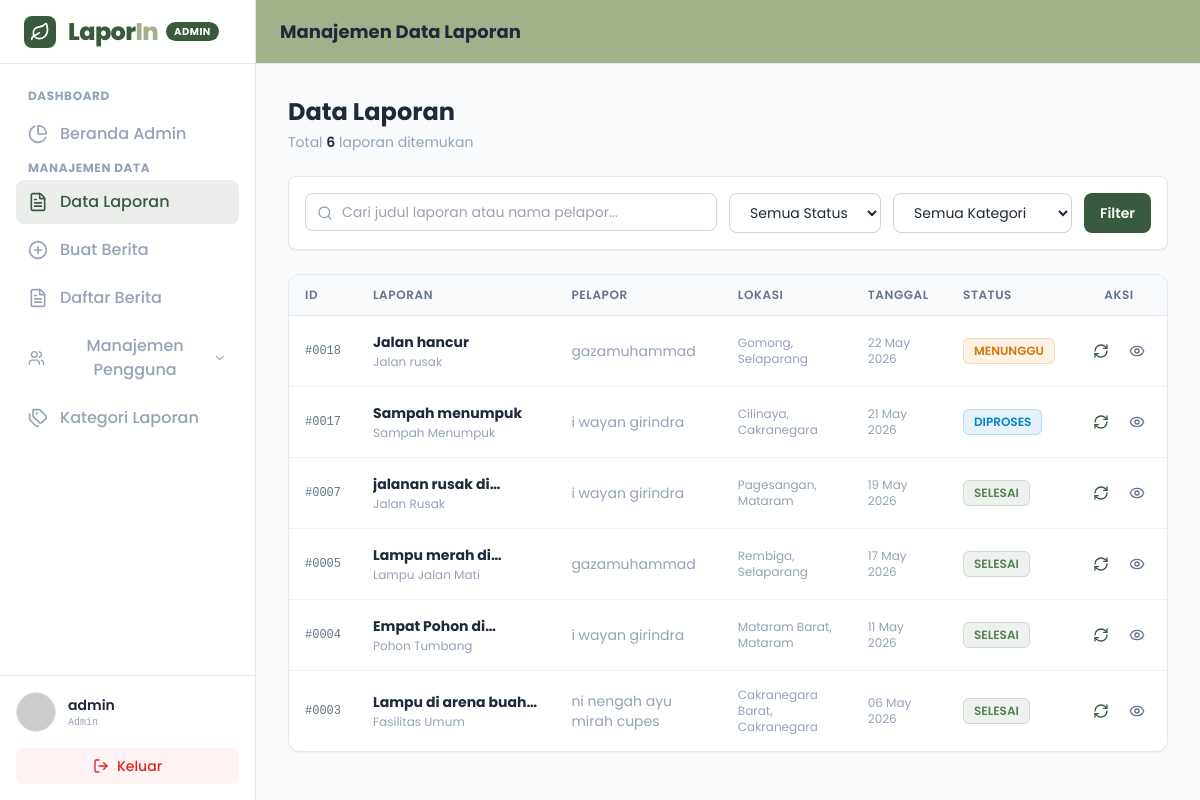
Page /admin/dataLaporan.php (signed in) on the earlier database version.
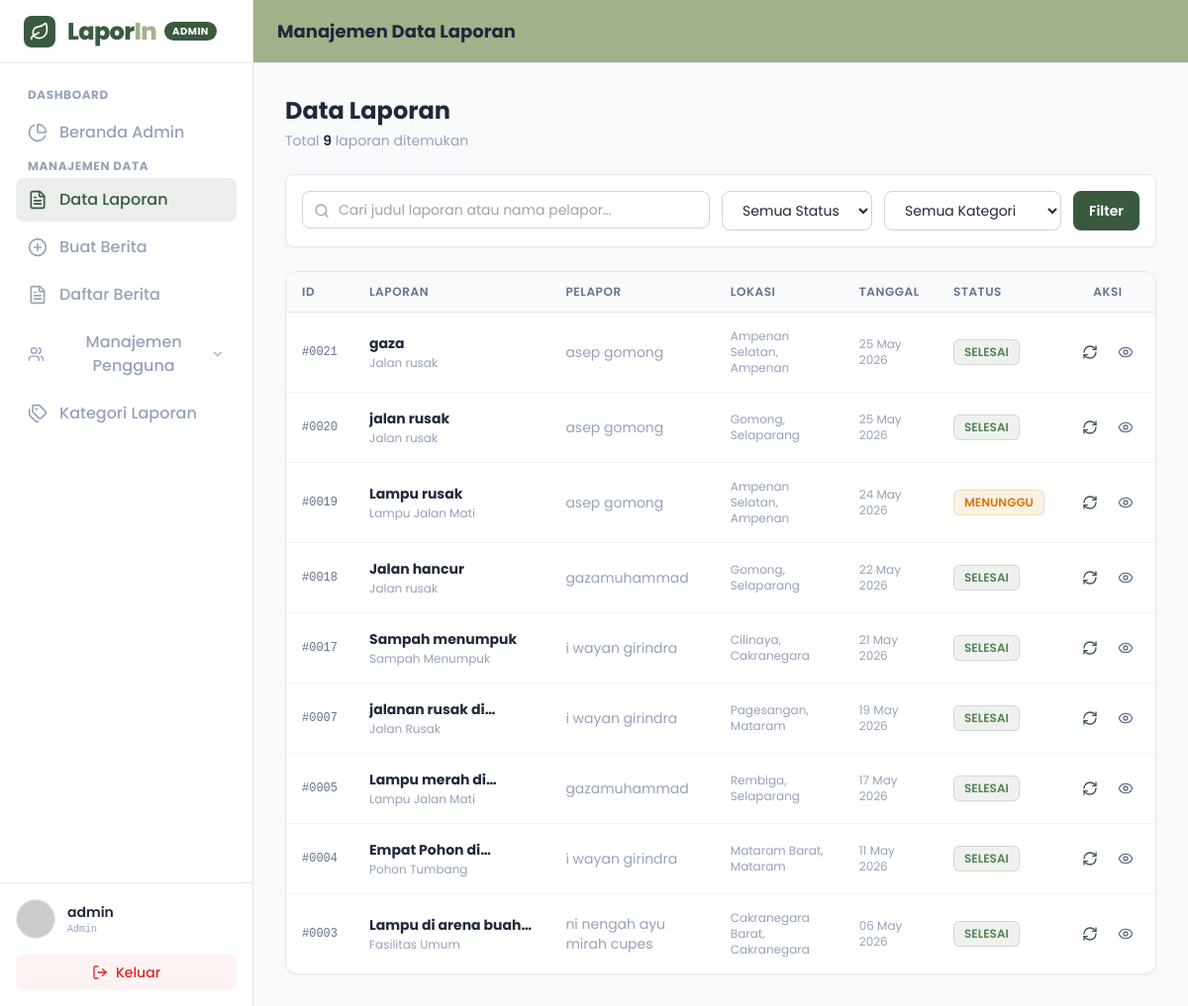
Same page on the later database version.
### tables this page shows
CREATE TABLE `laporan` (
  `id` int(11) NOT NULL,
  `user_id` int(11) NOT NULL,
  `judul` varchar(100) NOT NULL,
  `kategori` varchar(50) NOT NULL,
  `deskripsi` text NOT NULL,
  `foto` varchar(255) DEFAULT NULL,
  `rating` int(1) DEFAULT NULL,
  `ulasan` text DEFAULT NULL,
  `alamat` text NOT NULL,
  `kecamatan` varchar(50) NOT NULL,
  `kelurahan` varchar(50) NOT NULL,
  `latitude` decimal(10,8) DEFAULT NULL,
  `longitude` decimal(11,8) DEFAULT NULL,
  `status` enum('Menunggu','Diproses','Selesai','Ditolak') DEFAULT 'Menunggu',
  `tanggal` timestamp NOT NULL DEFAULT current_timestamp()
);

CREATE TABLE `users` (
  `id` int(10) NOT NULL,
  `nama` varchar(50) NOT NULL,
  `nik` varchar(50) NOT NULL,
  `username` varchar(50) NOT NULL,
  `password` varchar(100) NOT NULL,
  `gender` enum('Laki-laki','Perempuan') NOT NULL,
  `alamat` text NOT NULL,
  `foto` varchar(255) NOT NULL
);

### admin/dataLaporan.php (the view, shortened to what this page needs)
<?php
require __DIR__ . '/../database/conection.php';
$admin_nama = $_SESSION['admin_nama'];
$search          = isset($_GET['search'])   ? trim($_GET['search'])   : '';
$where = "WHERE 1=1";
$params = [];
$stmt_laporan = $pdo->prepare("
    SELECT laporan.*, users.nama as nama_pelapor
    FROM laporan
    JOIN users ON laporan.user_id = users.id
    $where
    ORDER BY laporan.tanggal DESC
");
$stmt_laporan->execute($params);
$query_laporan = $stmt_laporan->fetchAll();
$total = count($query_laporan);
?>
<!DOCTYPE html>
<html lang="id">
<head>
    <script src="https://cdn.tailwindcss.com"></script>
</head>
<body class="bg-light text-dark font-sans h-screen flex overflow-hidden">
    <?php include 'sidebar.php'; ?>
    <div class="flex-1 flex flex-col h-screen overflow-hidden">
        <header class="h-16 bg-accent border-b border-slate-200 flex items-center justify-between px-4 sm:px-6 z-30 shrink-0">
            <h1 class="text-lg font-bold text-dark hidden sm:block">Manajemen Data Laporan</h1>
        </header>
        <main class="flex-1 overflow-y-auto bg-light p-4 sm:p-6 lg:p-8">
            <div class="max-w-7xl mx-auto space-y-6">
                <div class="flex flex-col sm:flex-row justify-between items-start sm:items-center gap-4">
                    <div>
                        <h2 class="text-2xl font-bold text-dark">Data Laporan</h2>
                        <p class="text-muted text-sm mt-1">Total <span class="font-semibold text-dark"><?php echo $total; ?></span> laporan ditemukan</p>
                    </div>
                </div>
                <form method="GET" class="bg-white p-4 rounded-lg border border-slate-200 shadow-sm flex flex-col lg:flex-row gap-3">
                    <div class="flex-1 relative">
                        <div class="absolute inset-y-0 left-0 pl-3 flex items-center pointer-events-none">
                        </div>
                        <input type="text" name="search" value="<?php echo $search; ?>"
                            placeholder="Cari judul laporan atau nama pelapor..."
                            class="w-full pl-9 pr-4 py-2 rounded-lg border border-slate-300 focus:ring-2 focus:ring-primary/20 outline-none text-sm">
                    </div>
                    <select name="status" class="px-4 py-2 rounded-lg border border-slate-300 outline-none text-sm bg-white">
                        <option value="">Semua Status</option>
                    </select>
                    <select name="kategori" class="px-4 py-2 rounded-lg border border-slate-300 outline-none text-sm bg-white">
                        <option value="">Semua Kategori</option>
                    </select>
                    <button type="submit" class="bg-primary text-white px-4 py-2 rounded-lg text-sm font-semibold hover:bg-primary-dark transition-colors">
                        Filter
                    </button>
                </form>
                <div class="bg-white border border-slate-200 rounded-xl shadow-sm overflow-hidden">
                    <div class="overflow-x-auto">
                        <table class="w-full text-left border-collapse">
                            <thead>
                                <tr class="bg-slate-50 border-b border-slate-200 text-xs text-slate-500 uppercase tracking-wider">
                                    <th class="py-3 px-4 font-semibold">ID</th>
                                    <th class="py-3 px-4 font-semibold">Laporan</th>
                                    <th class="py-3 px-4 font-semibold">Pelapor</th>
                                    <th class="py-3 px-4 font-semibold">Lokasi</th>
                                    <th class="py-3 px-4 font-semibold">Tanggal</th>
                                    <th class="py-3 px-4 font-semibold">Status</th>
                                    <th class="py-3 px-4 text-center font-semibold">Aksi</th>
                                </tr>
                            </thead>
                            <tbody class="text-sm divide-y divide-slate-100">
                                <?php if($total > 0): ?>
                                    <?php foreach($query_laporan as $laporan): ?>
                                    <tr class="hover:bg-slate-50 transition-colors">
                                        <td class="py-4 px-4 font-mono text-xs text-slate-500">
                                            #<?php echo str_pad($laporan['id'], 4, '0', STR_PAD_LEFT); ?>
                                        </td>
                                        <td class="py-4 px-4">
                                            <p class="font-bold text-dark line-clamp-1"><?php echo $laporan['judul']; ?></p>
                                            <p class="text-xs text-muted mt-0.5"><?php echo $laporan['kategori']; ?></p>
                                        </td>
                                        <td class="py-4 px-4 text-muted"><?php echo $laporan['nama_pelapor']; ?></td>
                                        <td class="py-4 px-4 text-muted text-xs">
                                            <?php echo $laporan['kelurahan'] . ', ' . $laporan['kecamatan']; ?>
                                        </td>
                                        <td class="py-4 px-4 text-muted text-xs">
                                            <?php echo date('d M Y', strtotime($laporan['tanggal'])); ?>
                                        </td>
                                        <td class="py-4 px-4">
                                            <?php
                                            $s = $laporan['status'];
                                            $badge = [
                                                'Menunggu' => 'bg-warning/10 text-warning border-warning/20',
                                                'Diproses' => 'bg-info/10 text-info border-info/20',
                                                'Selesai'  => 'bg-secondary/10 text-secondary border-secondary/20',
                                                'Ditolak'  => 'bg-danger/10 text-danger border-danger/20',
                                            ];
                                            $cls = $badge[$s] ?? 'bg-slate-100 text-muted border-slate-200';
                                            echo "<span class='inline-flex items-center px-2.5 py-1 rounded-md text-xs font-semibold border $cls'>" . strtoupper($s) . "</span>";
                                            ?>
                                        </td>
                                        <td class="py-4 px-4 text-center">
                                            <div class="flex items-center justify-center gap-2">
                                                <button onclick="bukaModalStatus(<?php echo $laporan['id']; ?>, '<?php echo $laporan['status']; ?>', '<?php echo addslashes($laporan['judul']); ?>')"
                                                    class="p-1.5 text-primary hover:bg-primary/10 rounded-lg transition-colors" title="Ubah Status">
                                                    <i data-lucide="refresh-cw" class="w-4 h-4"></i>
                                                </button>
                                                <a href="detailLaporan.php?id=<?php echo $laporan['id']; ?>"
                                                    class="p-1.5 text-slate-500 hover:bg-slate-100 rounded-lg transition-colors" title="Lihat Detail">
                                                    <i data-lucide="eye" class="w-4 h-4"></i>
                                                </a>
                                            </div>
                                        </td>
                                    </tr>
                                    <?php endforeach; ?>
                                <?php endif; ?>
                            </tbody>
                        </table>
                    </div>
                </div>
            </div>
        </main>
    </div>
</body>
</html>

### admin/sidebar.php (shortened to what this page needs)
<?php
$current_page = basename($_SERVER['PHP_SELF']);
$is_user_management = in_array($current_page, ['dataPetugas.php', 'dataUser.php', 'tambahpetugas.php', 'editPetugas.php']);
?>
<aside
  id="sidebar"
  class="fixed inset-y-0 left-0 bg-white w-64 border-r border-slate-200 z-50 transform -translate-x-full lg:translate-x-0 lg:static lg:flex lg:flex-col transition-transform duration-300 ease-in-out"
>
  <div class="h-16 flex items-center px-6 border-b border-slate-200">
    <div
      class="w-8 h-8 bg-primary rounded-lg flex items-center justify-center text-white mr-3"
    >
      <i data-lucide="leaf" class="w-5 h-5"></i>
    </div>
    <span class="text-primary font-extrabold text-2xl tracking-tight"
      >Lapor<span class="text-accent">In</span></span
    >
    <span
      class="ml-2 text-[10px] font-bold text-white bg-primary px-2 py-0.5 rounded-full uppercase tracking-wider"
      >Admin</span
    >
  </div>
  <nav class="flex-1 px-4 py-6 space-y-1 overflow-y-auto">
    <div
      class="px-3 mb-2 text-xs font-bold text-slate-400 uppercase tracking-wider"
    >
      Dashboard
    </div>
    <a
      href="beranda.php"
      class="flex items-center px-3 py-2.5 <?php echo ($current_page == 'beranda.php') ? 'bg-primary/10 text-primary' : 'text-muted hover:text-dark hover:bg-slate-50 transition-colors'; ?> rounded-lg font-medium group"
    >
      <i data-lucide="pie-chart" class="w-5 h-5 mr-3 <?php echo ($current_page == 'beranda.php') ? '' : 'group-hover:text-primary transition-colors'; ?>"></i>
      Beranda Admin
    </a>
    <div
      class="px-3 mt-6 mb-2 text-xs font-bold text-slate-400 uppercase tracking-wider"
    >
      Manajemen Data
    </div>
    <a
      href="dataLaporan.php"
      class="flex items-center px-3 py-2.5 <?php echo (in_array($current_page, ['dataLaporan.php', 'detailLaporan.php'])) ? 'bg-primary/10 text-primary' : 'text-muted hover:text-dark hover:bg-slate-50 transition-colors'; ?> rounded-lg font-medium group"
    >
      <i
        data-lucide="file-text"
        class="w-5 h-5 mr-3 <?php echo (in_array($current_page, ['dataLaporan.php', 'detailLaporan.php'])) ? '' : 'group-hover:text-primary transition-colors'; ?>"
      ></i>
      Data Laporan
    </a>
    <a
      href="buatBerita.php"
      class="flex items-center px-3 py-2.5 <?php echo ($current_page == 'buatBerita.php') ? 'bg-primary/10 text-primary' : 'text-muted hover:text-dark hover:bg-slate-50 transition-colors'; ?> rounded-lg font-medium group"
    >
      <i
        data-lucide="plus-circle"
        class="w-5 h-5 mr-3 <?php echo ($current_page == 'buatBerita.php') ? '' : 'group-hover:text-primary transition-colors'; ?>"
      ></i>
      Buat Berita
    </a>
    <a href="daftarBerita.php" class="flex items-center px-3 py-2.5 <?php echo (in_array($current_page, ['daftarBerita.php', 'editBerita.php'])) ? 'bg-primary/10 text-primary' : 'text-muted hover:text-dark hover:bg-slate-50 transition-colors'; ?> rounded-lg font-medium group">
      <i data-lucide="file-text" class="w-5 h-5 mr-3 <?php echo (in_array($current_page, ['daftarBerita.php', 'editBerita.php'])) ? '' : 'group-hover:text-primary transition-colors'; ?>"></i>
      Daftar Berita
    </a>
    <div>
        <button onclick="toggleDropdownUser()"
            class="w-full flex items-center justify-between px-3 py-2.5 <?php echo $is_user_management ? 'text-primary bg-primary/5' : 'text-muted hover:text-dark hover:bg-slate-50'; ?> rounded-lg font-medium transition-colors group"
            id="dropdownUserBtn">
            <div class="flex items-center">
                <i data-lucide="users" class="w-5 h-5 mr-3 <?php echo $is_user_management ? '' : 'group-hover:text-primary transition-colors'; ?>"></i>
                Manajemen Pengguna
            </div>
            <i data-lucide="chevron-down" class="w-4 h-4 transition-transform duration-300" id="dropdownUserIcon" style="<?php echo $is_user_management ? 'transform: rotate(180deg);' : ''; ?>"></i>
        </button>
    </div>
    <a
      href="kategoriLaporan.php"
      class="flex items-center px-3 py-2.5 <?php echo ($current_page == 'kategoriLaporan.php') ? 'bg-primary/10 text-primary' : 'text-muted hover:text-dark hover:bg-slate-50 transition-colors'; ?> rounded-lg font-medium group"
    >
      <i
        data-lucide="tags"
        class="w-5 h-5 mr-3 <?php echo ($current_page == 'kategoriLaporan.php') ? '' : 'group-hover:text-primary transition-colors'; ?>"
      ></i>
      Kategori Laporan
    </a>
  </nav>
  <div class="p-4 border-t border-slate-200">
    <div class="flex items-center group">
      <div
        class="w-10 h-10 rounded-full bg-slate-100 flex items-center justify-center text-primary font-bold overflow-hidden border border-slate-200"
      >
        <img
          src="https://ui-avatars.com/api/?name=<?php echo urlencode($admin_nama ?? 'Admin'); ?>&background=A3B18A&color=ffffff"
          alt="Avatar"
          class="w-full h-full object-cover"
        />
      </div>
      <div class="ml-3">
        <p class="text-sm font-semibold text-dark"><?php echo htmlspecialchars($admin_nama ?? 'Admin'); ?></p>
        <p class="text-[10px] text-muted font-mono">Admin</p>
      </div>
    </div>
    <a href="logout.php"
            class="mt-4 w-full flex items-center justify-center px-3 py-2 text-sm text-danger bg-red-50 hover:bg-red-100 rounded-lg font-medium transition-colors">
            <i data-lucide="log-out" class="w-4 h-4 mr-2"></i>
            Keluar
        </a>
  </div>
</aside>

Differences in the rows shown:
added laporan: id "0021", judul "gaza", kategori "Jalan rusak", user.nama "asep gomong", kelurahan "Ampenan Selatan", kecamatan "Ampenan", tanggal "25 May 2026", status "SELESAI"
added laporan: id "0020", judul "jalan rusak", kategori "Jalan rusak", user.nama "asep gomong", kelurahan "Gomong", kecamatan "Selaparang", tanggal "25 May 2026", status "SELESAI"
added laporan: id "0019", judul "Lampu rusak", kategori "Lampu Jalan Mati", user.nama "asep gomong", kelurahan "Ampenan Selatan", kecamatan "Ampenan", tanggal "24 May 2026", status "MENUNGGU"
changed laporan "Jalan hancur": status "MENUNGGU" → "SELESAI"
changed laporan "Sampah menumpuk": status "DIPROSES" → "SELESAI"
Other differences:
$total: "6" → "9"
